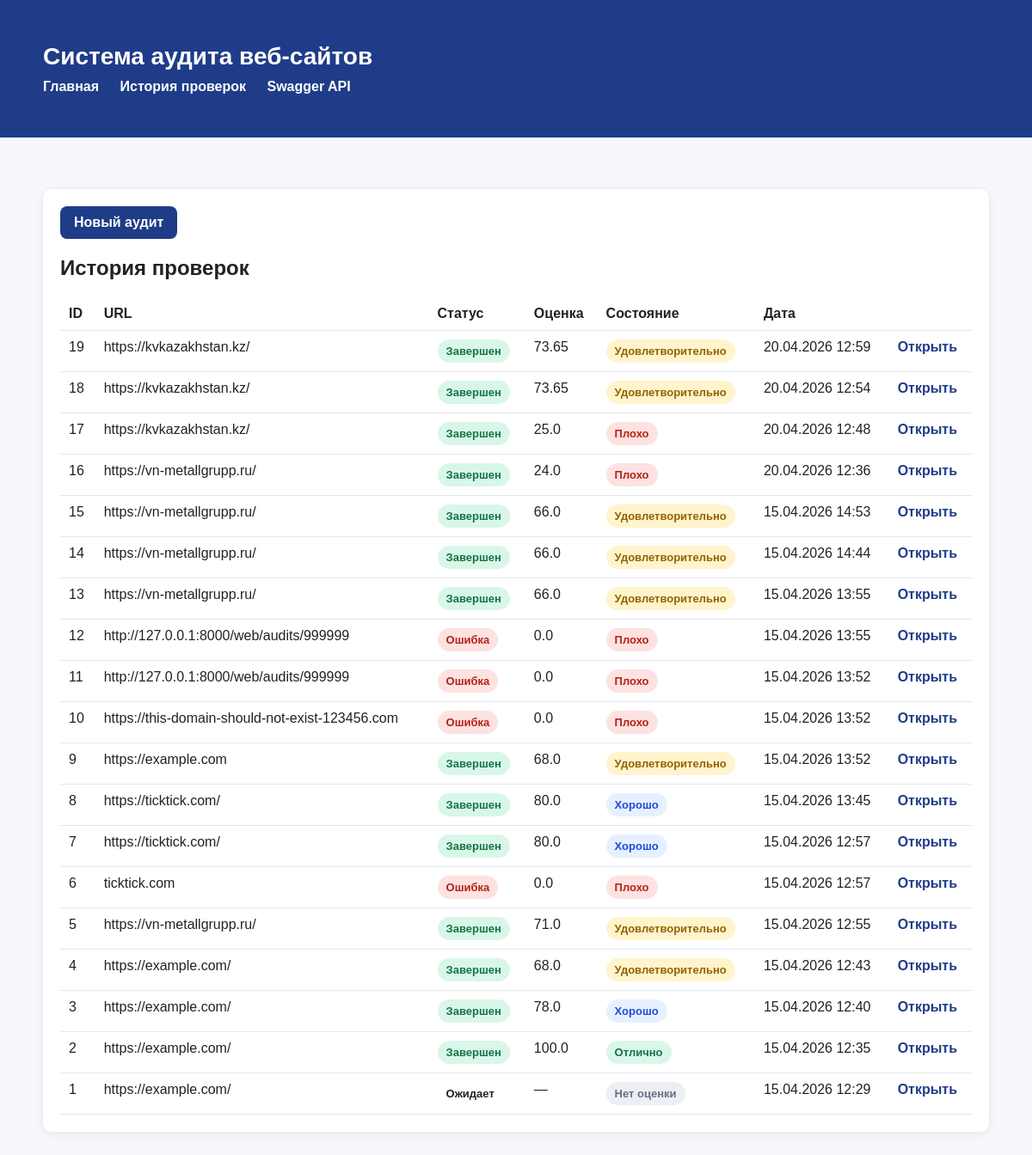
Page /web/history on the earlier database version.
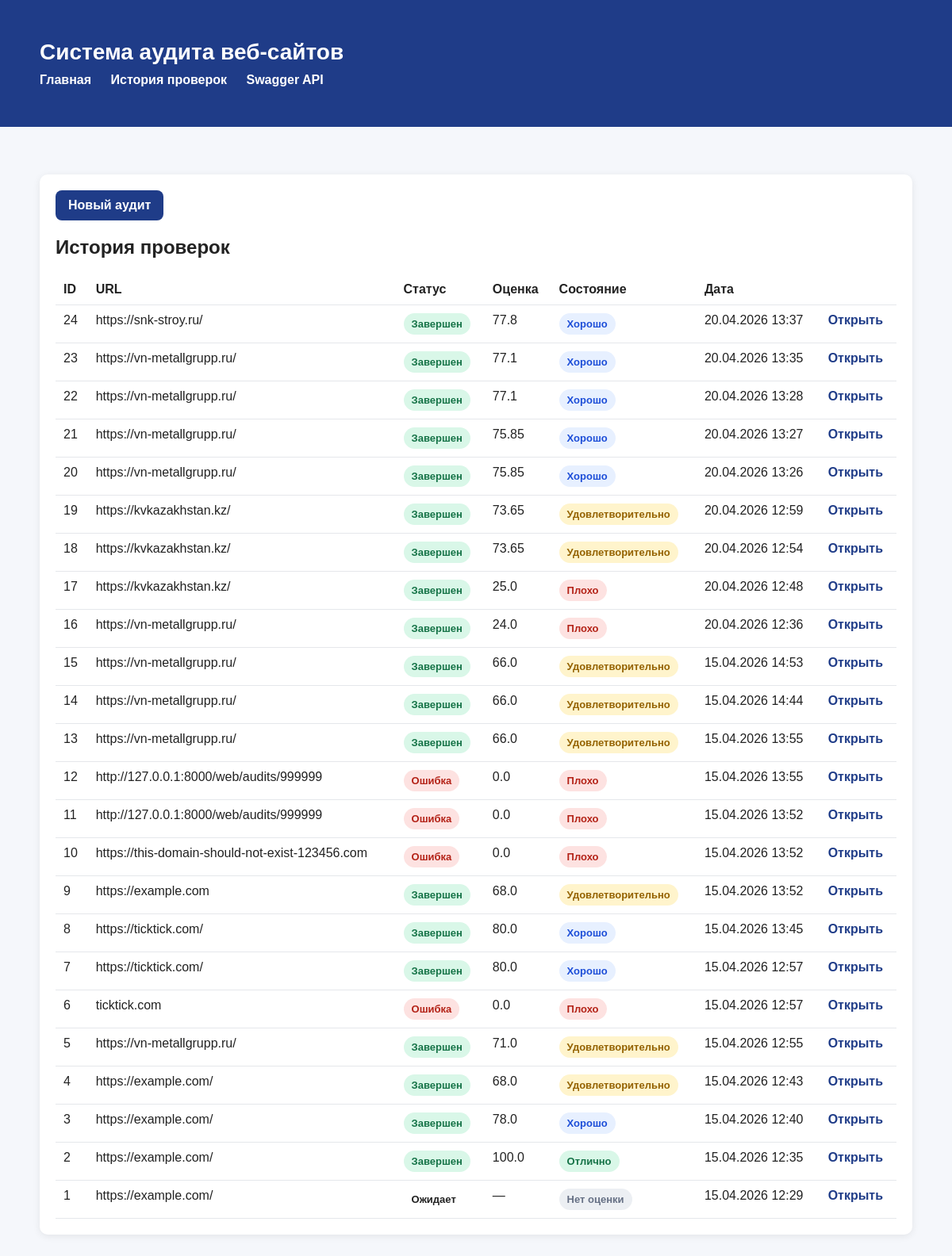
Same page on the later database version.
### app/models/audit.py (models this page shows)
class Audit(Base):
    __tablename__ = "audits"
    id: Mapped[int] = mapped_column(Integer, primary_key=True, index=True)
    url: Mapped[str] = mapped_column(String(2048), nullable=False, index=True)
    status: Mapped[str] = mapped_column(String(50), nullable=False, default="pending")
    total_score: Mapped[float | None] = mapped_column(Float, nullable=True)
    created_at: Mapped[datetime] = mapped_column(DateTime, default=datetime.utcnow, nullable=False)
    finished_at: Mapped[datetime | None] = mapped_column(DateTime, nullable=True)
    issues = relationship(
        "AuditIssue",
        back_populates="audit",
        cascade="all, delete-orphan"
    )
    metrics = relationship(
        "AuditMetric",
        back_populates="audit",
        cascade="all, delete-orphan"
    )
    reports = relationship(
        "AuditReport",
        back_populates="audit",
        cascade="all, delete-orphan"
    )

### app/api/web.py (the view)
@router.get("/web/history", response_class=HTMLResponse)
def web_history(
    request: Request,
    db: Session = Depends(get_db)
):
    repository = AuditRepository(db)
    audits = repository.get_audits()
    return templates.TemplateResponse(
        request=request,
        name="history.html",
        context={
            "title": "История проверок",
            "audits": audits,
            "get_score_label": get_score_label,
            "get_score_class": get_score_class,
            "get_status_label": get_status_label,
            "format_datetime": format_datetime,
        }
    )

### app/templates/history.html
{% extends "base.html" %}
{% block content %}
<div class="card">
    <div class="action-row top-actions">
        <a class="link-button" href="/web">Новый аудит</a>
    </div>
    <h2>История проверок</h2>
    {% if audits %}
        <table class="history-table">
            <thead>
                <tr>
                    <th>ID</th>
                    <th>URL</th>
                    <th>Статус</th>
                    <th>Оценка</th>
                    <th>Состояние</th>
                    <th>Дата</th>
                    <th></th>
                </tr>
            </thead>
            <tbody>
                {% for audit in audits %}
                <tr>
                    <td>{{ audit.id }}</td>
                    <td class="url-cell">{{ audit.url }}</td>
                    <td>
                        <span class="badge {{ audit.status }}">{{ get_status_label(audit.status) }}</span>
                    </td>
                    <td>{{ audit.total_score if audit.total_score is not none else "—" }}</td>
                    <td>
                        <span class="mini-score {{ get_score_class(audit.total_score) }}">
                            {{ get_score_label(audit.total_score) }}
                        </span>
                    </td>
                    <td>{{ format_datetime(audit.created_at) }}</td>
                    <td>
                        <a href="/web/audits/{{ audit.id }}">Открыть</a>
                    </td>
                </tr>
                {% endfor %}
            </tbody>
        </table>
    {% else %}
        <p class="empty">История аудитов пока пуста.</p>
    {% endif %}
</div>
{% endblock %}

### app/templates/base.html (shortened to what this page needs)
<!DOCTYPE html>
<html lang="ru">
<head>
    <link rel="stylesheet" href="/static/css/styles.css">
</head>
<body>
    <header>
        <div class="container">
            <h1>Система аудита веб-сайтов</h1>
            <nav>
                <a href="/web">Главная</a>
                <a href="/web/history">История проверок</a>
                <a href="/docs">Swagger API</a>
            </nav>
        </div>
    </header>
    <main class="container">
        {% block content %}{% endblock %}
    </main>
</body>
</html>

### app/static/css/styles.css (style rules this page uses)
body { font-family: Arial, sans-serif; background: #f5f7fb; color: #222; margin: 0; padding: 0; }
.container { width: 1100px; max-width: calc(100% - 40px); margin: 0 auto; padding: 30px 0; }
header { background: #1f3c88; color: white; padding: 20px 0; margin-bottom: 30px; }
header h1 { margin: 0; font-size: 28px; }
nav { margin-top: 10px; }
nav a { color: white; text-decoration: none; margin-right: 20px; font-weight: bold; }
.card { background: white; border-radius: 10px; padding: 20px; box-shadow: 0 2px 10px rgba(0, 0, 0, 0.08); margin-bottom: 20px; }
.badge { display: inline-block; padding: 6px 10px; border-radius: 999px; font-size: 13px; font-weight: bold; }
.badge.completed { background: #d9f7e8; color: #157347; }
.badge.failed { background: #fde2e1; color: #b42318; }
.metric-table, .history-table { width: 100%; border-collapse: collapse; }
.metric-table th, .metric-table td, .history-table th, .history-table td { text-align: left; padding: 10px; border-bottom: 1px solid #e5e7eb; }
.history-table a { color: #1f3c88; text-decoration: none; font-weight: bold; }
.mini-score { display: inline-block; padding: 6px 10px; border-radius: 999px; font-size: 13px; font-weight: bold; }
.mini-score.score-excellent { background: #d9f7e8; color: #157347; }
.mini-score.score-good { background: #e7f0ff; color: #1d4ed8; }
.mini-score.score-warning { background: #fff4cc; color: #946200; }
.mini-score.score-bad { background: #fde2e1; color: #b42318; }
.mini-score.score-none { background: #eceff3; color: #667085; }
.action-row { display: flex; gap: 12px; flex-wrap: wrap; align-items: center; }
.top-actions { margin-bottom: 20px; }
.link-button { display: inline-block; background: #1f3c88; color: white; text-decoration: none; border-radius: 8px; padding: 10px 16px; font-weight: bold; }
.url-cell { max-width: 340px; word-break: break-word; }
.history-table td { vertical-align: top; }

Differences in the rows shown:
added Audit: id "24", url "https://snk-stroy.ru/", status "Завершен", total_score "77.8", total_score "Хорошо", created_at "20.04.2026 13:37"
added Audit: id "23", url "https://vn-metallgrupp.ru/", status "Завершен", total_score "77.1", total_score "Хорошо", created_at "20.04.2026 13:35"
added Audit: id "22", url "https://vn-metallgrupp.ru/", status "Завершен", total_score "77.1", total_score "Хорошо", created_at "20.04.2026 13:28"
added Audit: id "21", url "https://vn-metallgrupp.ru/", status "Завершен", total_score "75.85", total_score "Хорошо", created_at "20.04.2026 13:27"
added Audit: id "20", url "https://vn-metallgrupp.ru/", status "Завершен", total_score "75.85", total_score "Хорошо", created_at "20.04.2026 13:26"
